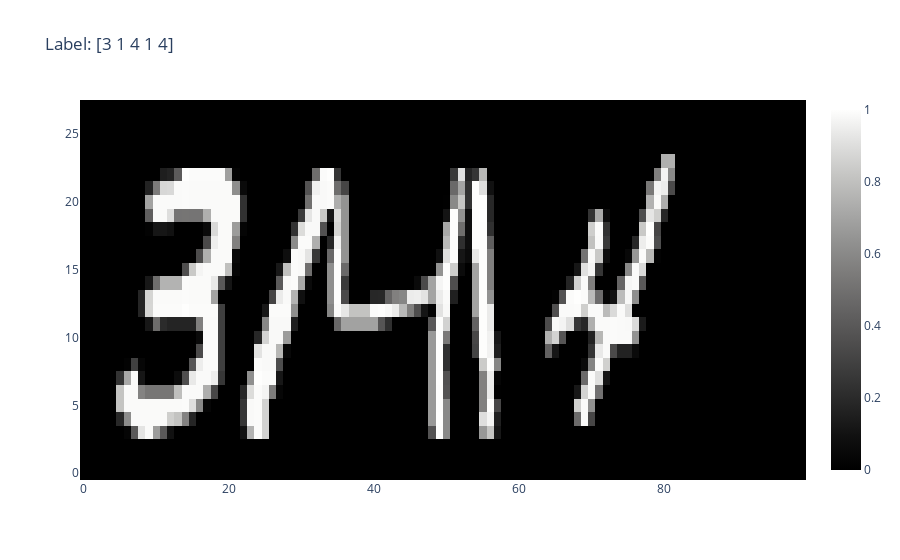

Notebook cell for this chart:
### Code cell
import plotly.graph_objects as go
import numpy as np

fig = go.Figure(data=go.Heatmap(z=np.flipud(np.squeeze(x_train_ran[110])), colorscale='gray'))
fig.update_layout(
    title=f"Label: {y_train_random[110]}"
)
fig.show()

### Figure 1 — Plotly figure (JSON) as saved in the notebook; plotly's stock layout.template omitted (floating-point values rounded to 4 significant figures; data arrays with more than 128 entries replaced by an {"elided": "..."} marker saying what was removed)
{"data": [{"colorscale": [[0, "rgb(0, 0, 0)"], [0.09091, "rgb(16, 16, 16)"], [0.1818, "rgb(38, 38, 38)"], [0.2727, "rgb(59, 59, 59)"], [0.3636, "rgb(81, 80, 80)"], [0.4545, "rgb(102, 101, 101)"], [0.5455, "rgb(124, 123, 122)"], [0.6364, "rgb(146, 146, 145)"], [0.7273, "rgb(171, 171, 170)"], [0.8182, "rgb(197, 197, 195)"], [0.9091, "rgb(224, 224, 223)"], [1, "rgb(254, 254, 253)"]], "type": "heatmap", "z": {"elided": "28x100 float values"}}], "layout": {"title": {"text": "Label: [3 1 4 1 4]"}}}
